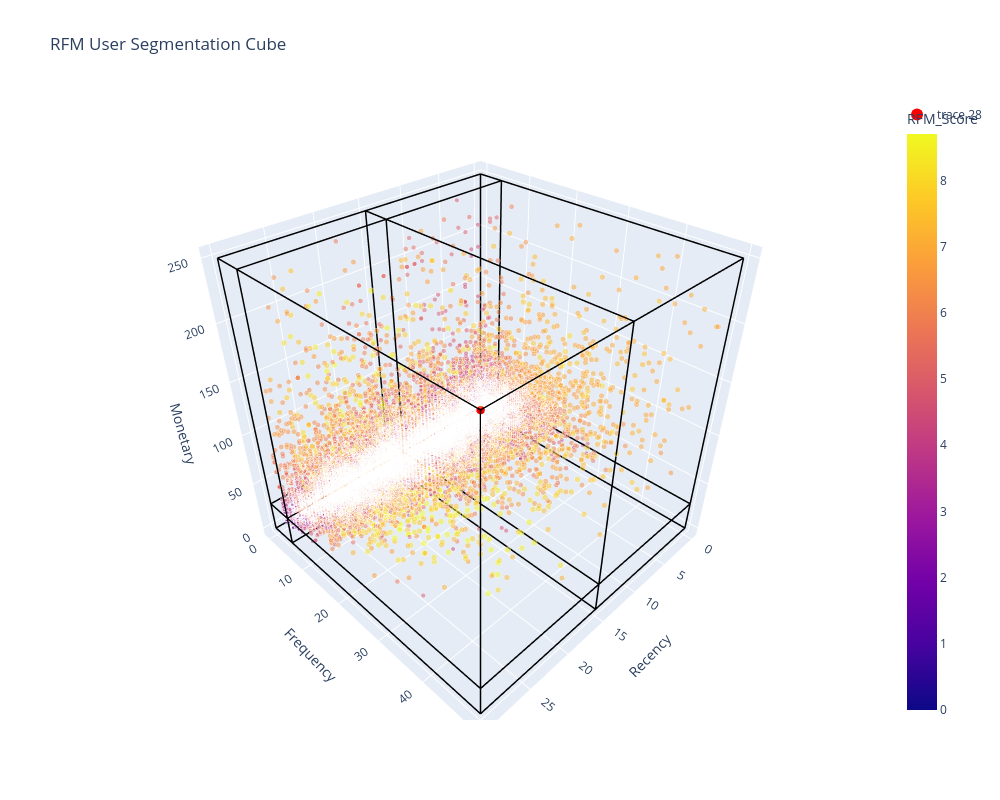

Here is the notebook cell this chart was saved with:
### Code cell
fig.add_trace(go.Scatter3d(x=[15,15], y=[0,50], z=[28.17,28.17], mode='lines', line=dict(color='black', width=3), showlegend=False)) # legendgroup='divide_R', legendrank=1500 , legendgrouptitle={'text':'Segment'}
fig.add_trace(go.Scatter3d(x=[0, 30], y=[5,5], z=[28.17,28.17], mode='lines', line=dict(color='black', width=3), showlegend=False))
fig.add_trace(go.Scatter3d(x=[15, 15], y=[5,5], z=[0, 250], mode='lines', line=dict(color='black', width=3), showlegend=False))

# add center point
fig.add_trace(go.Scatter3d(x=[15], y=[25], z=[125],
                           mode='markers', marker=dict(color='red', size=5),
                           text=['(15,25,125)'], textposition='middle center'))

fig.show()

### Figure 1 — Plotly figure (JSON) as saved in the notebook; plotly's stock layout.template omitted (floating-point values rounded to 4 significant figures; data arrays with more than 128 entries replaced by an {"elided": "..."} marker saying what was removed)
{"data": [{"hovertemplate": "<b>%{hovertext}</b><br><br>Recency=%{x}<br>Frequency=%{y}<br>Monetary=%{z}<br>RFM_Score=%{marker.color}<extra></extra>", "hovertext": {"elided": "24813 str values"}, "legendgroup": "", "marker": {"color": {"elided": "24813 float values"}, "coloraxis": "coloraxis", "opacity": 0.5, "size": {"elided": "24813 float values"}, "sizemode": "area", "sizeref": 0.087, "symbol": "circle"}, "mode": "markers", "name": "", "scene": "scene", "showlegend": false, "type": "scatter3d", "x": {"elided": "24813 int values"}, "y": {"elided": "24813 int values"}, "z": {"elided": "24813 float values"}}, {"line": {"color": "black", "width": 3}, "mode": "lines", "name": "Line 1", "showlegend": false, "type": "scatter3d", "x": [0, 30], "y": [0, 0], "z": [28.17, 28.17]}, {"line": {"color": "black", "width": 3}, "mode": "lines", "name": "Line 2", "showlegend": false, "type": "scatter3d", "x": [0, 30], "y": [50, 50], "z": [28.17, 28.17]}, {"line": {"color": "black", "width": 3}, "mode": "lines", "name": "Line 3", "showlegend": false, "type": "scatter3d", "x": [0, 30], "y": [0, 0], "z": [0, 0]}, {"line": {"color": "black", "width": 3}, "mode": "lines", "name": "Line 4", "showlegend": false, "type": "scatter3d", "x": [0, 30], "y": [5, 5], "z": [0, 0]}, {"line": {"color": "black", "width": 3}, "mode": "lines", "name": "Line 5", "showlegend": false, "type": "scatter3d", "x": [0, 30], "y": [50, 50], "z": [0, 0]}, {"line": {"color": "black", "width": 3}, "mode": "lines", "name": "Line 6", "showlegend": false, "type": "scatter3d", "x": [0, 30], "y": [0, 0], "z": [250, 250]}, {"line": {"color": "black", "width": 3}, "mode": "lines", "name": "Line 7", "showlegend": false, "type": "scatter3d", "x": [0, 30], "y": [5, 5], "z": [250, 250]}, {"line": {"color": "black", "width": 3}, "mode": "lines", "name": "Line 8", "showlegend": false, "type": "scatter3d", "x": [0, 30], "y": [50, 50], "z": [250, 250]}, {"line": {"color": "black", "width": 3}, "mode": "lines", "name": "Line 1", "showlegend": false, "type": "scatter3d", "x": [0, 0], "y": [0, 50], "z": [28.17, 28.17]}, {"line": {"color": "black", "width": 3}, "mode": "lines", "name": "Line 2", "showlegend": false, "type": "scatter3d", "x": [30, 30], "y": [0, 50], "z": [28.17, 28.17]}, {"line": {"color": "black", "width": 3}, "mode": "lines", "name": "Line 3", "showlegend": false, "type": "scatter3d", "x": [0, 0], "y": [0, 50], "z": [0, 0]}, {"line": {"color": "black", "width": 3}, "mode": "lines", "name": "Line 4", "showlegend": false, "type": "scatter3d", "x": [15, 15], "y": [0, 50], "z": [0, 0]}, {"line": {"color": "black", "width": 3}, "mode": "lines", "name": "Line 5", "showlegend": false, "type": "scatter3d", "x": [30, 30], "y": [0, 50], "z": [0, 0]}, {"line": {"color": "black", "width": 3}, "mode": "lines", "name": "Line 6", "showlegend": false, "type": "scatter3d", "x": [0, 0], "y": [0, 50], "z": [250, 250]}, {"line": {"color": "black", "width": 3}, "mode": "lines", "name": "Line 7", "showlegend": false, "type": "scatter3d", "x": [15, 15], "y": [0, 50], "z": [250, 250]}, {"line": {"color": "black", "width": 3}, "mode": "lines", "name": "Line 8", "showlegend": false, "type": "scatter3d", "x": [30, 30], "y": [0, 50], "z": [250, 250]}, {"line": {"color": "black", "width": 3}, "mode": "lines", "name": "Line 1", "showlegend": false, "type": "scatter3d", "x": [15, 15], "y": [0, 0], "z": [0, 250]}, {"line": {"color": "black", "width": 3}, "mode": "lines", "name": "Line 2", "showlegend": false, "type": "scatter3d", "x": [15, 15], "y": [50, 50], "z": [0, 250]}, {"line": {"color": "black", "width": 3}, "mode": "lines", "name": "Line 3", "showlegend": false, "type": "scatter3d", "x": [0, 0], "y": [0, 0], "z": [0, 250]}, {"line": {"color": "black", "width": 3}, "mode": "lines", "name": "Line 4", "showlegend": false, "type": "scatter3d", "x": [0, 0], "y": [5, 5], "z": [0, 250]}, {"line": {"color": "black", "width": 3}, "mode": "lines", "name": "Line 5", "showlegend": false, "type": "scatter3d", "x": [0, 0], "y": [50, 50], "z": [0, 250]}, {"line": {"color": "black", "width": 3}, "mode": "lines", "name": "Line 6", "showlegend": false, "type": "scatter3d", "x": [30, 30], "y": [0, 0], "z": [0, 250]}, {"line": {"color": "black", "width": 3}, "mode": "lines", "name": "Line 7", "showlegend": false, "type": "scatter3d", "x": [30, 30], "y": [5, 5], "z": [0, 250]}, {"line": {"color": "black", "width": 3}, "mode": "lines", "name": "Line 8", "showlegend": false, "type": "scatter3d", "x": [30, 30], "y": [50, 50], "z": [0, 250]}, {"line": {"color": "black", "width": 3}, "mode": "lines", "showlegend": false, "type": "scatter3d", "x": [15, 15], "y": [0, 50], "z": [28.17, 28.17]}, {"line": {"color": "black", "width": 3}, "mode": "lines", "showlegend": false, "type": "scatter3d", "x": [0, 30], "y": [5, 5], "z": [28.17, 28.17]}, {"line": {"color": "black", "width": 3}, "mode": "lines", "showlegend": false, "type": "scatter3d", "x": [15, 15], "y": [5, 5], "z": [0, 250]}, {"marker": {"color": "red", "size": 5}, "mode": "markers", "text": ["(15,25,125)"], "textposition": "middle center", "type": "scatter3d", "x": [15], "y": [25], "z": [125]}], "layout": {"coloraxis": {"colorbar": {"title": {"text": "RFM_Score"}}, "colorscale": [[0, "#0d0887"], [0.1111, "#46039f"], [0.2222, "#7201a8"], [0.3333, "#9c179e"], [0.4444, "#bd3786"], [0.5556, "#d8576b"], [0.6667, "#ed7953"], [0.7778, "#fb9f3a"], [0.8889, "#fdca26"], [1, "#f0f921"]]}, "height": 800, "legend": {"itemsizing": "constant", "tracegroupgap": 0}, "scene": {"aspectmode": "auto", "aspectratio": {"x": 1, "y": 1, "z": 1}, "domain": {"x": [0, 1], "y": [0, 1]}, "xaxis": {"title": {"text": "Recency"}, "type": "linear"}, "yaxis": {"title": {"text": "Frequency"}, "type": "linear"}, "zaxis": {"title": {"text": "Monetary"}, "type": "linear"}}, "title": {"text": "RFM User Segmentation Cube"}, "width": 1000}}
